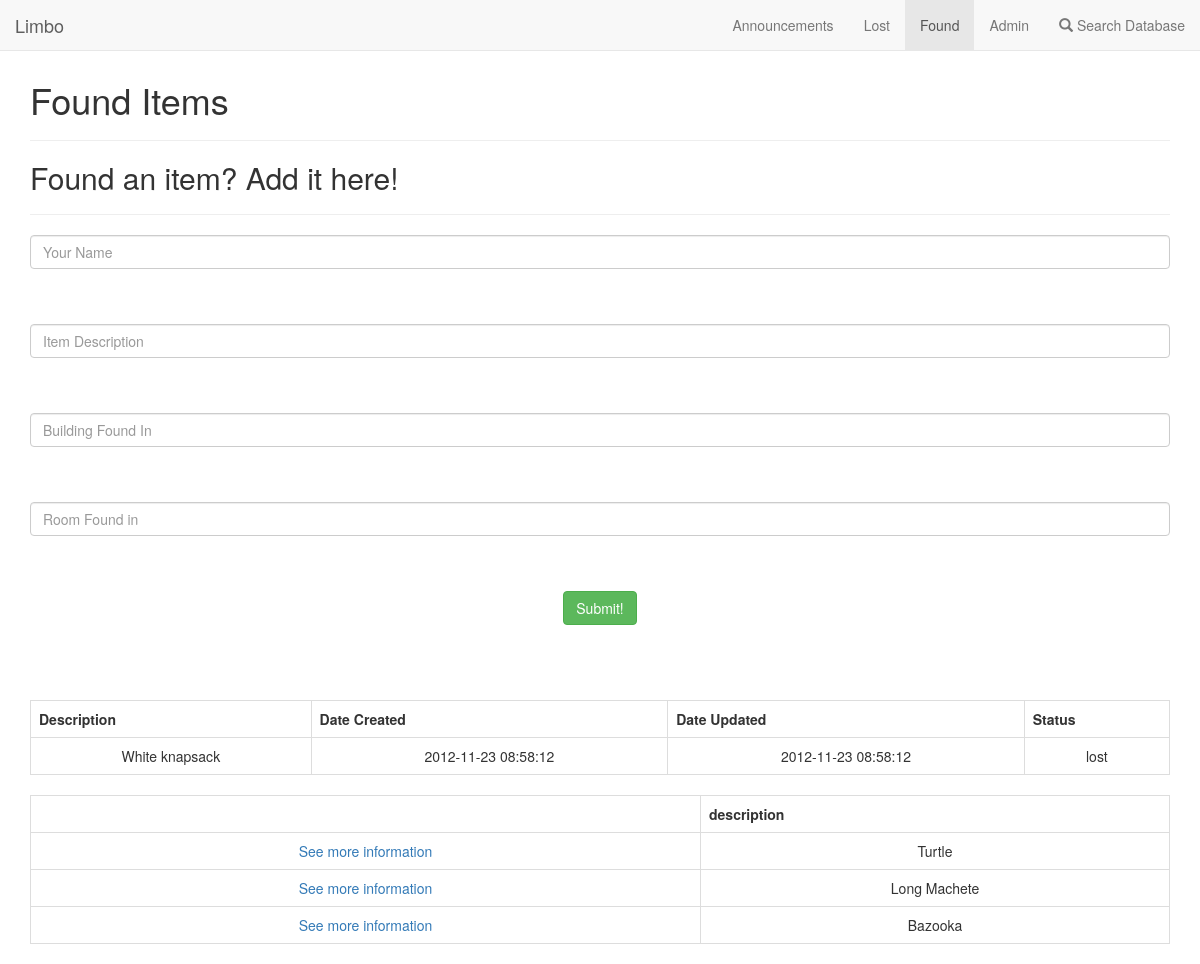
The page /found.php?id=1 on the database its author committed.
### tables this page shows
create table if not exists stuff (
  id int not null auto_increment primary key,
  location_id int not null,
  description text not null,
  create_date datetime not null,
  update_date datetime not null,
  room text,
  owner text,
  finder text,
  status set("found", "lost", "claimed")
);

### helpers.php (the view, shortened to what this page needs)
<?php
function display_lost_found_items($dbc, $status='') {
        $query = 'SELECT * FROM stuff where status = "'.$status.'" ORDER BY create_date DESC' ;
        $results = mysqli_query( $dbc , $query );
    if( $results )
    {
      echo  '<link rel="stylesheet" href="https://maxcdn.bootstrapcdn.com/bootstrap/3.3.7/css/bootstrap.min.css">';
      echo '<div class="container">';
      echo '<TABLE style="text-align:center" cellpadding="1" class="table table-bordered">';
      echo '<TR class="table-active>';
      echo '<H1>'.$status.' items</H1>' ;
      echo '<TABLE border="1" align="center">';
      echo '<TR>';
      echo '<TH></TH>';
      echo '<TH>description</TH>';
      echo '</TR>';
      while ( $row = mysqli_fetch_array( $results , MYSQLI_ASSOC ) )
      {
        if ($status == "lost") {
            $alink = '<A HREF=lost.php?id=' . $row['id'] . '>See more information</A>' ;
            echo '<TR border: 1px solid black;>' ;
            echo '<TD style="text-align:center">'.$alink.'</TD>';
            echo '<TD> '. $row['description'] . '</TD>' ;
            echo '</TR>' ;
        } else {
            $alink = '<A HREF=found.php?id=' . $row['id'] . '>See more information</A>' ;
            echo '<TR border: 1px solid black;>' ;
            echo '<TD>'.$alink.'</TD>';
            echo '<TD> '. $row['description'] . '</TD>' ;
            echo '</TR>' ;
        }
      }
      echo '</TABLE>';
      echo '</div>';
    }
    else
      echo '<p>' . mysqli_error( $dbc ) . '</p>'  ;
}
function display_lost_found_item($dbc, $id, $status='') {
        $query = 'SELECT * FROM stuff where id = '.$id;
        $results = mysqli_query( $dbc , $query );
    echo '<br><br><br>';
    if( $results )
    {
      echo  '<link rel="stylesheet" href="https://maxcdn.bootstrapcdn.com/bootstrap/3.3.7/css/bootstrap.min.css">';
      echo '<div class="container">';
      echo '<TABLE style="text-align:center" cellpadding="1" class="table table-bordered">';
      echo '<TR class="table-active>';
      echo '<H1>'.$status.' items</H1>' ;
      echo '<TABLE border="1" align="center">';
      echo '<TR>';
      echo '<TH>Description</TH>';
      echo '<TH>Date Created</TH>';
      echo '<TH>Date Updated</TH>';
      echo '<TH>Status</TH>';
      echo '</TR>';
      while ( $row = mysqli_fetch_array( $results , MYSQLI_ASSOC ) )
      {
        echo '<TR border: 1px solid black;>' ;
        echo '<TD>' . $row['description'] . '</TD>' ;
        echo '<TD>' . $row['create_date'] . '</TD>' ;
        echo '<TD>' . $row['update_date'] . '</TD>' ;
        echo '<TD>' . $row['status'] . '</TD>';
        echo '</TR>' ;
      }
      echo '</TABLE>';
      echo '</div>';
      if ($status == "found")
        display_lost_found_items($dbc, "found");
      else
        display_lost_found_items($dbc,"lost");
    }
    else
      echo '<p>' . mysqli_error( $dbc ) . '</p>'  ;
}
?>

### rows shown on the page
stuff: description "White knapsack", create_date "2012-11-23 08:58:12", update_date "2012-11-23 08:58:12", status "lost"
stuff: description "Turtle"
stuff: description "Long Machete"
stuff: description "Bazooka"
